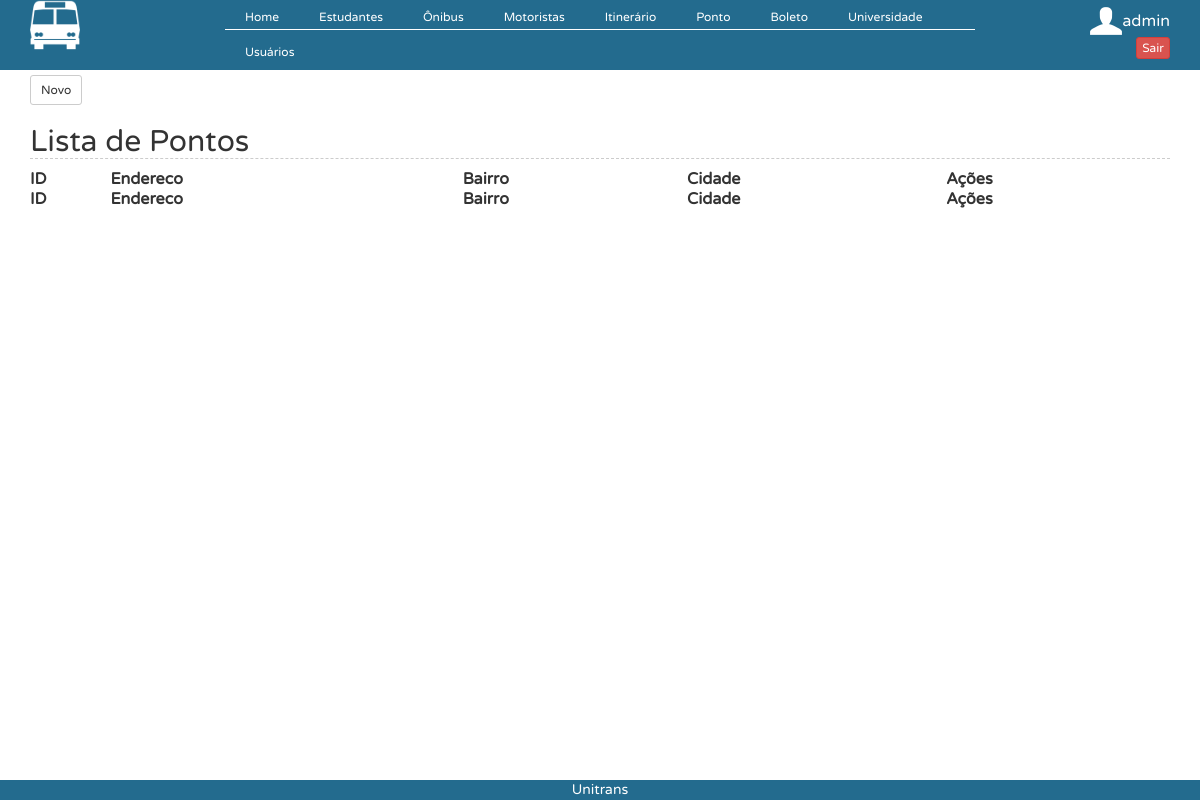
The app's page /?controller=ponto&action=index (signed in), older data.
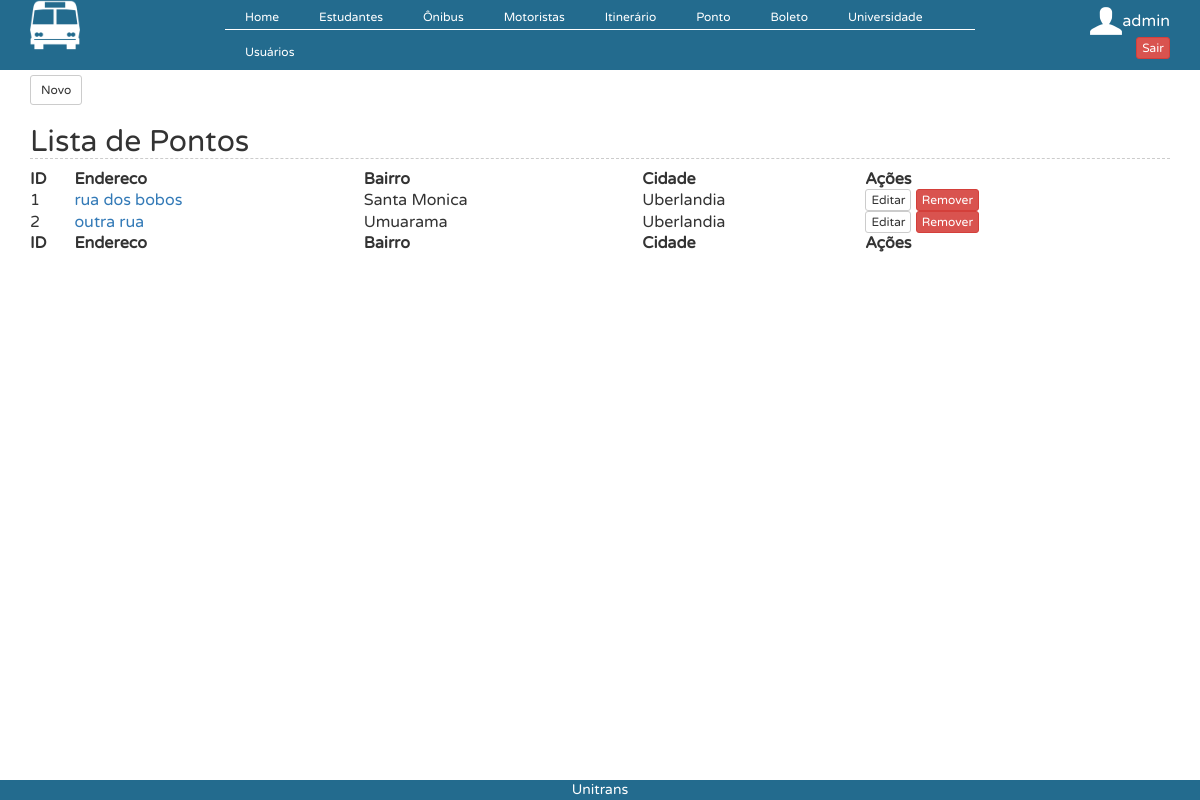
The same page, newer data.
### tables this page shows
CREATE TABLE `ponto` (
  `id` int(11) NOT NULL AUTO_INCREMENT,
  `endereco` varchar(45) NOT NULL,
  `bairro` varchar(45) DEFAULT NULL,
  `cidade` varchar(45) DEFAULT NULL,
  PRIMARY KEY (`id`)
);

### controllers/PontoController.php (called while the page is built, shortened)
<?php
class PontoController {
    public function index() {
        $pontos = PontoDAO::all();
        require_once('views/ponto/index.php');
    }
}
?>

### connection.php (called while the page is built, shortened)
<?php
  class Db {
    private static $instance = NULL;
    public static function getInstance() {
      if (!isset(self::$instance)) {
        $pdo_options[PDO::ATTR_ERRMODE] = PDO::ERRMODE_EXCEPTION;
        self::$instance = new PDO('mysql:host=localhost;dbname=teste', 'root', '123456', $pdo_options);
      }
      return self::$instance;
    }
  }
?>

### models/PontoDAO.php (called while the page is built, shortened)
<?php
@include_once 'models/Ponto.php';
class PontoDAO {
    public static function all() {
        $lista = [];
        $req = Db::getInstance()->query('SELECT * FROM ponto');
        foreach ($req->fetchAll() as $linha) {
            $ponto = new Ponto();
            $ponto->setId($linha['id']);
            $ponto->setEndereco($linha["endereco"]);
            $ponto->setBairro($linha["bairro"]);
            $ponto->setCidade($linha["cidade"]);
            $ponto->setLat($linha["latitude"]);
            $ponto->setLong($linha["longitude"]);
            $lista[] = $ponto;
        }
        return $lista;
    }
}

### models/Ponto.php (called while the page is built, shortened)
<?php
class Ponto implements JsonSerializable{
    private $id;
    private $endereco;
    private $bairro;
    private $cidade;
function setId ($id){
        $this->id=$id;
    }
    function getId (){
        return $this->id;
    }
    public function getEndereco() {
        return $this->endereco;
    }
    public function setEndereco($endereco) {
        $this->endereco = $endereco;
    }
    public function getBairro() {
        return $this->bairro;
    }
    public function setBairro($bairro) {
        $this->bairro = $bairro;
    }
    public function getCidade() {
        return $this->cidade;
    }
    public function setCidade($cidade) {
        $this->cidade = $cidade;
    }
}
?>

### views/ponto/index.php (the view)
<button  onclick="location.href='?controller=ponto&action=add'" type="button" class="btn btn-default btn-sm" style="margin-top: 5px">
                    Novo
                </button><h2>Lista de Pontos</h2>
<table id="example" class="display compact" cellspacing="0" width="100%">
    <thead>
        <tr>
            <th>ID</th>
            <th>Endereco</th>
            <th>Bairro</th>
            <th>Cidade</th>
            <th>Ações</th>
        </tr>
    </thead>
    <tfoot>
        <tr>
            <th>ID</th>
            <th>Endereco</th>
            <th>Bairro</th>
            <th>Cidade</th>
            <th>Ações</th>
        </tr>
    </tfoot>
    <tbody>
        <?php foreach ($pontos as $ponto) { ?>
            <tr>
                <td><?php echo $ponto->getId();?> </td>                <td><a href="?controller=ponto&action=view&id=<?php echo $ponto->getId();?>"><?php echo $ponto->getEndereco(); ?></a></td>
                <td><?php echo $ponto->getBairro(); ?></td>
                <td><?php echo $ponto->getCidade(); ?></td>
                <td><button type="button" onclick="location.href='?controller=ponto&action=edit&id=<?php echo base64_encode($ponto->getId());?>';" class="btn btn-default btn-xs">Editar</button>
                    <button type="button" onclick="javascript:remover('?controller=ponto&action=delete&id=<?php echo base64_encode($ponto->getId());?>');" class="btn btn-danger btn-xs">Remover</button>
                </td>
            </tr>
        <?php } ?>
    </tbody>
</table>

Row changes from the older to the newer data that the page shows:
added ponto: id "1", endereco "rua dos bobos", bairro "Santa Monica", cidade "Uberlandia"
added ponto: id "2", endereco "outra rua", bairro "Umuarama", cidade "Uberlandia"
